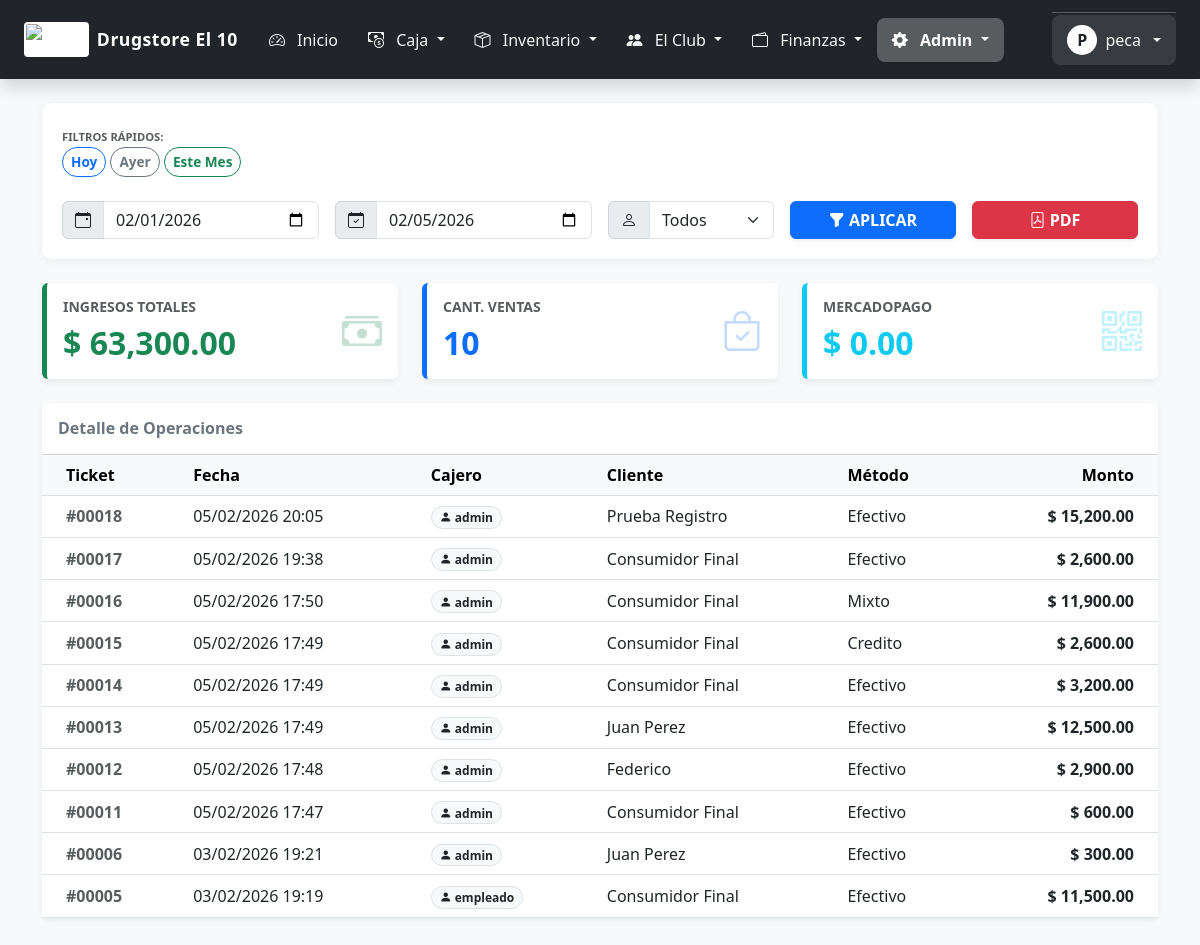
/reportes.php (signed in), run on the app's committed database.
### tables this page shows
CREATE TABLE `ventas` (
  `id` int(11) NOT NULL,
  `codigo_ticket` varchar(50) DEFAULT NULL,
  `id_caja_sesion` int(11) NOT NULL,
  `id_usuario` int(11) NOT NULL,
  `id_cliente` int(11) NOT NULL,
  `fecha` datetime DEFAULT current_timestamp(),
  `total` decimal(12,2) NOT NULL,
  `descuento_monto_cupon` decimal(12,2) DEFAULT 0.00,
  `descuento_manual` decimal(12,2) DEFAULT 0.00,
  `codigo_cupon` varchar(50) DEFAULT NULL,
  `metodo_pago` enum('Efectivo','Debito','Credito','MP','CtaCorriente','Mixto') DEFAULT 'Efectivo',
  `estado` enum('completada','anulada','pendiente_retiro') DEFAULT 'completada',
  `origen` enum('local','web') DEFAULT 'local'
);

CREATE TABLE `usuarios` (
  `id` int(11) NOT NULL,
  `nombre_completo` varchar(100) NOT NULL,
  `usuario` varchar(50) NOT NULL,
  `password` varchar(255) NOT NULL,
  `id_rol` int(11) NOT NULL,
  `activo` tinyint(1) DEFAULT 1,
  `ultimo_login` datetime DEFAULT NULL,
  `email` varchar(100) DEFAULT NULL,
  `whatsapp` varchar(50) DEFAULT NULL,
  `foto_perfil` varchar(255) DEFAULT NULL,
  `rol` enum('admin','empleado') NOT NULL DEFAULT 'empleado',
  `forzar_logout` tinyint(1) DEFAULT 0,
  `ultimo_acceso` datetime DEFAULT NULL
);

CREATE TABLE `clientes` (
  `id` int(11) NOT NULL,
  `nombre` varchar(100) NOT NULL,
  `dni_cuit` varchar(20) DEFAULT NULL,
  `email` varchar(100) DEFAULT NULL,
  `password` varchar(255) DEFAULT NULL,
  `telefono` varchar(50) DEFAULT NULL,
  `direccion` varchar(255) DEFAULT NULL,
  `foto_perfil` varchar(255) DEFAULT 'default_user.png',
  `fecha_nacimiento` date DEFAULT NULL,
  `recibir_notificaciones` tinyint(1) DEFAULT 1,
  `limite_credito` decimal(12,2) DEFAULT 0.00,
  `saldo_deudor` decimal(12,2) DEFAULT 0.00,
  `puntos_acumulados` int(11) DEFAULT 0,
  `fecha_registro` datetime DEFAULT current_timestamp(),
  `whatsapp` varchar(50) DEFAULT NULL,
  `dni` varchar(20) DEFAULT NULL,
  `saldo_actual` decimal(10,2) DEFAULT 0.00,
  `saldo_favor` decimal(10,2) DEFAULT 0.00
);

### reportes.php (the view, shortened to what this page needs)
<?php
require_once 'includes/db.php';
$inicio = $_GET['f_inicio'] ?? date('Y-m-01');
$fin = $_GET['f_fin'] ?? date('Y-m-d');
$id_usuario = $_GET['id_usuario'] ?? '';
$metodo = $_GET['metodo'] ?? '';
$cliente = $_GET['cliente'] ?? '';
$sql = "SELECT v.*, u.usuario, c.nombre as cliente
        FROM ventas v
        JOIN usuarios u ON v.id_usuario = u.id
        JOIN clientes c ON v.id_cliente = c.id
        WHERE v.fecha BETWEEN '$inicio 00:00:00' AND '$fin 23:59:59' AND v.estado = 'completada'";
$sql .= " ORDER BY v.fecha DESC";
$ventas = $conexion->query($sql)->fetchAll();
$total_ingresos = 0;
$total_operaciones = count($ventas);
$mp_total = 0;
foreach($ventas as $v) {
    $total_ingresos += $v->total;
}
?>
<!DOCTYPE html>
<html lang="es">
<head>
    <link href="https://cdn.jsdelivr.net/npm/bootstrap@5.3.0/dist/css/bootstrap.min.css" rel="stylesheet">
    <link rel="stylesheet" href="https://cdn.jsdelivr.net/npm/bootstrap-icons@1.10.0/font/bootstrap-icons.css">
</head>
<body class="bg-light">
    <?php include 'includes/menu.php'; ?>
    <div class="container pb-5">
        <div class="filter-bar mb-4">
            <form method="GET">
                <div class="row g-3 align-items-end">
                    <div class="col-12 mb-2">
                        <small class="text-uppercase text-muted fw-bold" style="font-size: 0.7rem;">Filtros Rápidos:</small><br>
                        <button type="submit" name="set_rango" value="hoy" class="btn btn-outline-primary btn-sm btn-preset rounded-pill">Hoy</button>
                        <button type="submit" name="set_rango" value="ayer" class="btn btn-outline-secondary btn-sm btn-preset rounded-pill">Ayer</button>
                        <button type="submit" name="set_rango" value="mes" class="btn btn-outline-success btn-sm btn-preset rounded-pill">Este Mes</button>
                    </div>
                    <div class="col-md-3">
                        <div class="input-group">
                            <span class="input-group-text"><i class="bi bi-calendar-event"></i></span>
                            <input type="date" name="f_inicio" class="form-control" value="<?php echo $inicio; ?>">
                        </div>
                    </div>
                    <div class="col-md-3">
                        <div class="input-group">
                            <span class="input-group-text"><i class="bi bi-calendar-check"></i></span>
                            <input type="date" name="f_fin" class="form-control" value="<?php echo $fin; ?>">
                        </div>
                    </div>
                    <div class="col-md-2">
                        <div class="input-group">
                            <span class="input-group-text"><i class="bi bi-person"></i></span>
                            <select name="id_usuario" class="form-select">
                                <option value="">Todos</option>
                            </select>
                        </div>
                    </div>
                    <div class="col-md-2">
                        <button type="submit" class="btn btn-primary w-100 fw-bold shadow-sm">
                            <i class="bi bi-funnel-fill"></i> APLICAR
                        </button>
                    </div>
                    <div class="col-md-2">
                         <a href="generar_pdf.php?f_inicio=<?php echo $inicio; ?>&f_fin=<?php echo $fin; ?>&id_usuario=<?php echo $id_usuario; ?>&metodo=<?php echo $metodo; ?>&cliente=<?php echo $cliente; ?>"
                           target="_blank"
                           class="btn btn-danger w-100 fw-bold shadow-sm">
                            <i class="bi bi-file-pdf"></i> PDF
                        </a>
                    </div>
                </div>
            </form>
        </div>
        <div class="row g-4 mb-4">
            <div class="col-md-4">
                <div class="card card-menu border-start border-5 border-success p-3 h-100">
                    <div class="d-flex justify-content-between align-items-center">
                        <div>
                            <h6 class="text-uppercase text-muted small fw-bold">Ingresos Totales</h6>
                            <h2 class="fw-bold text-success mb-0">$ <?php echo number_format($total_ingresos, 2); ?></h2>
                        </div>
                        <i class="bi bi-cash-stack text-success fs-1 opacity-25"></i>
                    </div>
                </div>
            </div>
            <div class="col-md-4">
                <div class="card card-menu border-start border-5 border-primary p-3 h-100">
                    <div class="d-flex justify-content-between align-items-center">
                        <div>
                            <h6 class="text-uppercase text-muted small fw-bold">Cant. Ventas</h6>
                            <h2 class="fw-bold text-primary mb-0"><?php echo $total_operaciones; ?></h2>
                        </div>
                        <i class="bi bi-bag-check text-primary fs-1 opacity-25"></i>
                    </div>
                </div>
            </div>
            <div class="col-md-4">
                <div class="card card-menu border-start border-5 border-info p-3 h-100">
                    <div class="d-flex justify-content-between align-items-center">
                        <div>
                            <h6 class="text-uppercase text-muted small fw-bold">MercadoPago</h6>
                            <h2 class="fw-bold text-info mb-0">$ <?php echo number_format($mp_total, 2); ?></h2>
                        </div>
                        <i class="bi bi-qr-code text-info fs-1 opacity-25"></i>
                    </div>
                </div>
            </div>
        </div>
        <div class="card shadow-sm border-0 mb-5">
            <div class="card-header bg-white py-3">
                <h6 class="mb-0 fw-bold text-secondary">Detalle de Operaciones</h6>
            </div>
            <div class="card-body p-0">
                <div class="table-responsive">
                    <table class="table table-hover align-middle mb-0" style="min-width: 800px;">
                        <thead class="table-light">
                            <tr>
                                <th class="ps-4">Ticket</th>
                                <th>Fecha</th>
                                <th>Cajero</th>
                                <th>Cliente</th>
                                <th>Método</th>
                                <th class="text-end pe-4">Monto</th>
                            </tr>
                        </thead>
                        <tbody>
                            <?php foreach($ventas as $v): ?>
                            <tr>
                                <td class="ps-4 text-muted fw-bold">#<?php echo str_pad($v->id, 5, '0', STR_PAD_LEFT); ?></td>
                                <td><?php echo date('d/m/Y H:i', strtotime($v->fecha)); ?></td>
                                <td>
                                    <span class="badge bg-light text-dark border rounded-pill">
                                        <i class="bi bi-person-fill"></i> <?php echo $v->usuario; ?>
                                    </span>
                                </td>
                                <td><?php echo $v->cliente; ?></td>
                                <td><?php echo $v->metodo_pago; ?></td>
                                <td class="text-end pe-4 fw-bold text-dark">$ <?php echo number_format($v->total, 2); ?></td>
                            </tr>
                            <?php endforeach; ?>
                        </tbody>
                    </table>
                </div>
            </div>
        </div>
    </div>
</body>
</html>

### reportes.php (style rules this page uses)
body { background-color: #f8f9fa; }
.card-menu { transition: transform 0.2s; border: none; box-shadow: 0 4px 6px rgba(0,0,0,0.05); }
.filter-bar { background: white; padding: 20px; border-radius: 10px; box-shadow: 0 2px 10px rgba(0,0,0,0.05); }
.input-group-text { background-color: #e9ecef; border: 1px solid #ced4da; }
.btn-preset { font-size: 0.85rem; font-weight: 600; }

### data on the page
ventas: id "00018", fecha "05/02/2026 20:05", id_usuario.usuario "admin", id_cliente.nombre "Prueba Registro", metodo_pago "Efectivo", total "15,200.00"
ventas: id "00017", fecha "05/02/2026 19:38", id_usuario.usuario "admin", id_cliente.nombre "Consumidor Final", metodo_pago "Efectivo", total "2,600.00"
ventas: id "00016", fecha "05/02/2026 17:50", id_usuario.usuario "admin", id_cliente.nombre "Consumidor Final", metodo_pago "Mixto", total "11,900.00"
ventas: id "00015", fecha "05/02/2026 17:49", id_usuario.usuario "admin", id_cliente.nombre "Consumidor Final", metodo_pago "Credito", total "2,600.00"
ventas: id "00014", fecha "05/02/2026 17:49", id_usuario.usuario "admin", id_cliente.nombre "Consumidor Final", metodo_pago "Efectivo", total "3,200.00"
ventas: id "00013", fecha "05/02/2026 17:49", id_usuario.usuario "admin", id_cliente.nombre "Juan Perez", metodo_pago "Efectivo", total "12,500.00"
ventas: id "00012", fecha "05/02/2026 17:48", id_usuario.usuario "admin", id_cliente.nombre "Federico", metodo_pago "Efectivo", total "2,900.00"
ventas: id "00011", fecha "05/02/2026 17:47", id_usuario.usuario "admin", id_cliente.nombre "Consumidor Final", metodo_pago "Efectivo", total "600.00"
ventas: id "00006", fecha "03/02/2026 19:21", id_usuario.usuario "admin", id_cliente.nombre "Juan Perez", metodo_pago "Efectivo", total "300.00"
ventas: id "00005", fecha "03/02/2026 19:19", id_usuario.usuario "empleado", id_cliente.nombre "Consumidor Final", metodo_pago "Efectivo", total "11,500.00"

### other printed values
$nombre_negocio "Drugstore El 10"
substr($_SESSION['usuario'] ?? 'U', 0, 1) "P"
$_SESSION['usuario'] "peca"
$total_ingresos "63,300.00"
$total_operaciones "10"
$mp_total "0.00"
